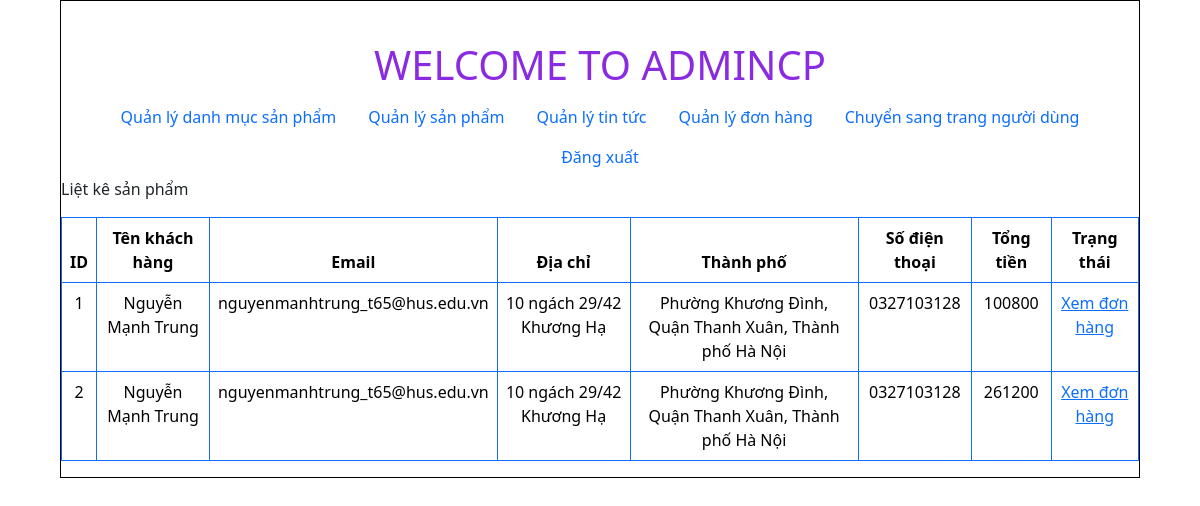
Page /admincp/index.php?action=quanlydonhang&query=lietke on the earlier database version.
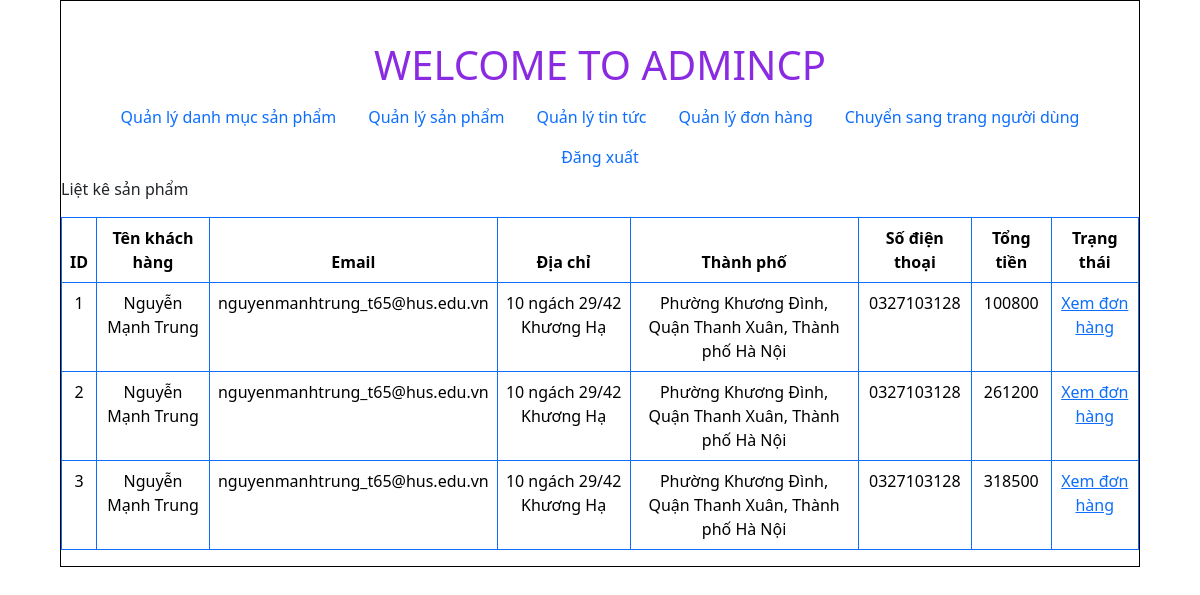
Same page on the later database version.
### tables this page shows
CREATE TABLE `tbl_donhang` (
  `id_donhang` int(11) NOT NULL,
  `ten_kh` varchar(250) NOT NULL,
  `email_kh` varchar(250) NOT NULL,
  `diachi_kh` varchar(250) NOT NULL,
  `thanhpho_kh` varchar(250) NOT NULL,
  `sdt_kh` varchar(250) NOT NULL,
  `tongtien_sanpham` varchar(250) NOT NULL,
  `id` int(11) NOT NULL
);

### admincp/modules/quanlydonhang/lietkedonhang.php (the view)
<?php
$sql_lietke_donhang = "SELECT * FROM tbl_donhang";
$query_lietke_donhang = mysqli_query($conn, $sql_lietke_donhang);
?>
<p>Liệt kê sản phẩm</p>
<center>
  <form method="post" action="modules/quanlysanpham/xuly.php">
    <table class="table table-bordered border-primary" style="text-align: center;">
      <thead>
        <tr>
          <th scope="col">ID</th>
          <th scope="col">Tên khách hàng</th>
          <th scope="col">Email</th>
          <th scope="col">Địa chỉ</th>
          <th scope="col">Thành phố</th>
          <th scope="col">Số điện thoại</th>
          <th scope="col">Tổng tiền</th>
          <th scope="col">Trạng thái</th>
        </tr>
      </thead>
      <tbody>
        <tr>
          <?php
          $i = 0;
          while ($row = mysqli_fetch_array($query_lietke_donhang)) {
            $i++;
          ?>
        <tr>
          <td><?php echo $i ?></td>
          <td><?php echo $row['ten_kh'] ?></td>
          <td><?php echo $row['email_kh'] ?></td>
          <td><?php echo $row['diachi_kh'] ?></td>
          <td><?php echo $row['thanhpho_kh'] ?></td>
          <td><?php echo $row['sdt_kh'] ?></td>
          <td><?php echo $row['tongtien_sanpham'] ?></td>
          <td><a href="?action=quanlydonhang&query=lietkesanpham&id_donhang=<?php echo $row['id_donhang'] ?>">Xem đơn hàng</a></td>
        </tr>
      <?php
          }
      ?>
      </tr>
      </tbody>
    </table>
  </form>
</center>

### admincp/index.php (shortened to what this page needs)
<!DOCTYPE html>
<html lang="en">
<head>
    <link rel="stylesheet" type="text/css" href="css/styleadmincp.css">
    <link href="https://cdn.jsdelivr.net/npm/bootstrap@5.3.2/dist/css/bootstrap.min.css" rel="stylesheet"
>
    <link rel="stylesheet" href="https://cdnjs.cloudflare.com/ajax/libs/font-awesome/5.15.4/css/all.min.css" />
</head>
<body>
    <div class="wrapper">
    <h2 class = "title_admin"><center>WELCOME TO ADMINCP</center></h2>
<?php
            include("modules/menu.php");
            include("modules/main.php");
        ?>
        </div>
</body>
</html>

### admincp/modules/menu.php
<ul class="nav justify-content-center">
  <li class="nav-item">
    <a class="nav-link" href="index.php?action=quanlydanhmucsanpham&query=them">Quản lý danh mục sản phẩm</a>
  </li>
  <li class="nav-item">
    <a class="nav-link" href="index.php?action=quanlysanpham&query=them">Quản lý sản phẩm</a>
  </li>
  <li class="nav-item">
    <a class="nav-link" href="index.php?action=quanlytintuc&query=them">Quản lý tin tức</a>
  </li>
  <li class="nav-item">
    <a class="nav-link" href="index.php?action=quanlydonhang&query=lietke">Quản lý đơn hàng</a>
  </li>
  <li class="nav-item">
    <a class="nav-link" href="/TDQMilk/index.php">Chuyển sang trang người dùng</a>
  </li>
  <li class="nav-item">
    <a class="nav-link" href="index.php?action=dangxuat&query=dangxuat">Đăng xuất</a>
  </li>
</ul>

### admincp/modules/main.php
<div class="main">
<?php
            if(isset($_GET['action']) && $_GET['query']){
                $tam = $_GET['action'];
                $query = $_GET['query'];
            }else{
                $tam = '';
                $query = '';
            }
            if($tam == 'quanlydanhmucsanpham' && $query == 'them'){
                include("modules/quanlydanhmucsanpham/them.php");
                include("modules/quanlydanhmucsanpham/lietke.php");
            }elseif($tam == 'quanlydanhmucsanpham' && $query == 'sua'){
                include('modules/quanlydanhmucsanpham/sua.php');
            }elseif($tam == 'quanlysanpham' && $query == 'them'){
                include('modules/quanlysanpham/them.php');
                include("modules/quanlysanpham/lietke.php");
            }elseif($tam == 'quanlysanpham' && $query == 'sua'){
                include('modules/quanlysanpham/sua.php');
            }elseif($tam == 'quanlytintuc' && $query == 'them'){
                include('modules/quanlytintuc/them.php');
                include("modules/quanlytintuc/lietke.php");
            }elseif($tam == 'quanlytintuc' && $query == 'sua'){
                include('modules/quanlytintuc/sua.php');
            }elseif($tam == 'quanlydonhang' && $query == 'lietke'){
                include('modules/quanlydonhang/lietkedonhang.php');
            }elseif($tam == 'quanlydonhang' && $query == 'lietkesanpham'){
                include('modules/quanlydonhang/lietkesanphamdonhang.php');
            }elseif($tam == 'dangxuat' && $query == 'dangxuat'){
                include('../pages/Logout/logout.php');
            }else{
                include("modules/dashboard.php");
            }
        ?>
</div>

### admincp/css/styleadmincp.css (style rules this page uses)
.wrapper { border: 1px solid #000; height: auto; width: 90%; margin: 0 auto; }
.title_admin { font-size: 40px; margin-top: 40px; color: blueviolet; }

Differences in the rows shown:
added tbl_donhang: ten_kh "Nguyễn Mạnh Trung", email_kh "nguyenmanhtrung_t65@hus.edu.vn", diachi_kh "10 ngách 29/42 Khương Hạ", thanhpho_kh "Phường Khương Đình, Quận Thanh Xuân, Thành phố Hà Nội", sdt_kh "0327103128", tongtien_sanpham "318500"
